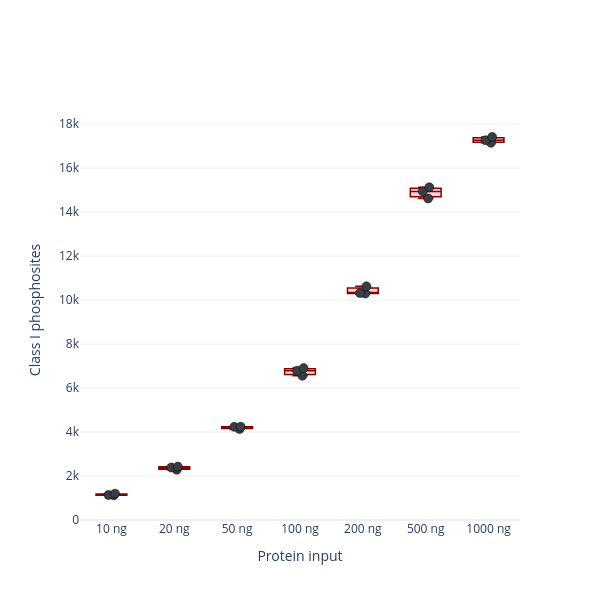

Here is the notebook cell this chart was saved with:
### Code cell
# Figure 2B box — built from the SAME woEGF_counts as the summary table above,
# so the plotted points and the reported numbers can never diverge.
import plotly.graph_objects as go
from core import _hex_to_rgba

BOX_COLOR   = '#8A0000'   # Class I deep red (alphaPhosHelperFunctions convention)
POINT_COLOR = '#393E46'
order = sorted(woEGF_counts)

fig = go.Figure()
for ng in order:
    ys = woEGF_counts[ng]
    x  = f"{ng} ng"
    fig.add_trace(go.Box(
        y=ys, x=[x] * len(ys), name=x,
        boxpoints='all', jitter=0.3, pointpos=0,
        marker=dict(size=9, color=POINT_COLOR, line=dict(width=0.5, color='black')),
        line=dict(color=BOX_COLOR, width=1.5),
        fillcolor=_hex_to_rgba(BOX_COLOR, 0.15),
        showlegend=False,
    ))

fig.update_layout(template='plotly_white', width=600, height=600,
                  xaxis_title='Protein input', yaxis_title='Class I phosphosites',
                  showlegend=False)
fig.update_xaxes(categoryorder='array', categoryarray=[f"{ng} ng" for ng in order])
fig.update_yaxes(range = [0,19100])
fig.show()
fig.write_image(r'figures/figure2/figure2b_box.pdf', width=600, height=600)

### Figure 1 — Plotly figure (JSON) as saved in the notebook; plotly's stock layout.template omitted (floating-point values rounded to 4 significant figures)
{"data": [{"boxpoints": "all", "fillcolor": "rgba(138, 0, 0, 0.15)", "jitter": 0.3, "line": {"color": "#8A0000", "width": 1.5}, "marker": {"color": "#393E46", "line": {"color": "black", "width": 0.5}, "size": 9}, "name": "10 ng", "pointpos": 0, "showlegend": false, "type": "box", "x": ["10 ng", "10 ng", "10 ng"], "y": [1199, 1138, 1125]}, {"boxpoints": "all", "fillcolor": "rgba(138, 0, 0, 0.15)", "jitter": 0.3, "line": {"color": "#8A0000", "width": 1.5}, "marker": {"color": "#393E46", "line": {"color": "black", "width": 0.5}, "size": 9}, "name": "20 ng", "pointpos": 0, "showlegend": false, "type": "box", "x": ["20 ng", "20 ng", "20 ng"], "y": [2429, 2285, 2387]}, {"boxpoints": "all", "fillcolor": "rgba(138, 0, 0, 0.15)", "jitter": 0.3, "line": {"color": "#8A0000", "width": 1.5}, "marker": {"color": "#393E46", "line": {"color": "black", "width": 0.5}, "size": 9}, "name": "50 ng", "pointpos": 0, "showlegend": false, "type": "box", "x": ["50 ng", "50 ng", "50 ng"], "y": [4240, 4237, 4138]}, {"boxpoints": "all", "fillcolor": "rgba(138, 0, 0, 0.15)", "jitter": 0.3, "line": {"color": "#8A0000", "width": 1.5}, "marker": {"color": "#393E46", "line": {"color": "black", "width": 0.5}, "size": 9}, "name": "100 ng", "pointpos": 0, "showlegend": false, "type": "box", "x": ["100 ng", "100 ng", "100 ng"], "y": [6908, 6788, 6560]}, {"boxpoints": "all", "fillcolor": "rgba(138, 0, 0, 0.15)", "jitter": 0.3, "line": {"color": "#8A0000", "width": 1.5}, "marker": {"color": "#393E46", "line": {"color": "black", "width": 0.5}, "size": 9}, "name": "200 ng", "pointpos": 0, "showlegend": false, "type": "box", "x": ["200 ng", "200 ng", "200 ng"], "y": [10319, 10627, 10300]}, {"boxpoints": "all", "fillcolor": "rgba(138, 0, 0, 0.15)", "jitter": 0.3, "line": {"color": "#8A0000", "width": 1.5}, "marker": {"color": "#393E46", "line": {"color": "black", "width": 0.5}, "size": 9}, "name": "500 ng", "pointpos": 0, "showlegend": false, "type": "box", "x": ["500 ng", "500 ng", "500 ng"], "y": [14623, 14944, 15130]}, {"boxpoints": "all", "fillcolor": "rgba(138, 0, 0, 0.15)", "jitter": 0.3, "line": {"color": "#8A0000", "width": 1.5}, "marker": {"color": "#393E46", "line": {"color": "black", "width": 0.5}, "size": 9}, "name": "1000 ng", "pointpos": 0, "showlegend": false, "type": "box", "x": ["1000 ng", "1000 ng", "1000 ng"], "y": [17423, 17268, 17155]}], "layout": {"height": 600, "showlegend": false, "width": 600, "xaxis": {"categoryarray": ["10 ng", "20 ng", "50 ng", "100 ng", "200 ng", "500 ng", "1000 ng"], "categoryorder": "array", "title": {"text": "Protein input"}}, "yaxis": {"range": [0, 19100], "title": {"text": "Class I phosphosites"}}}}
